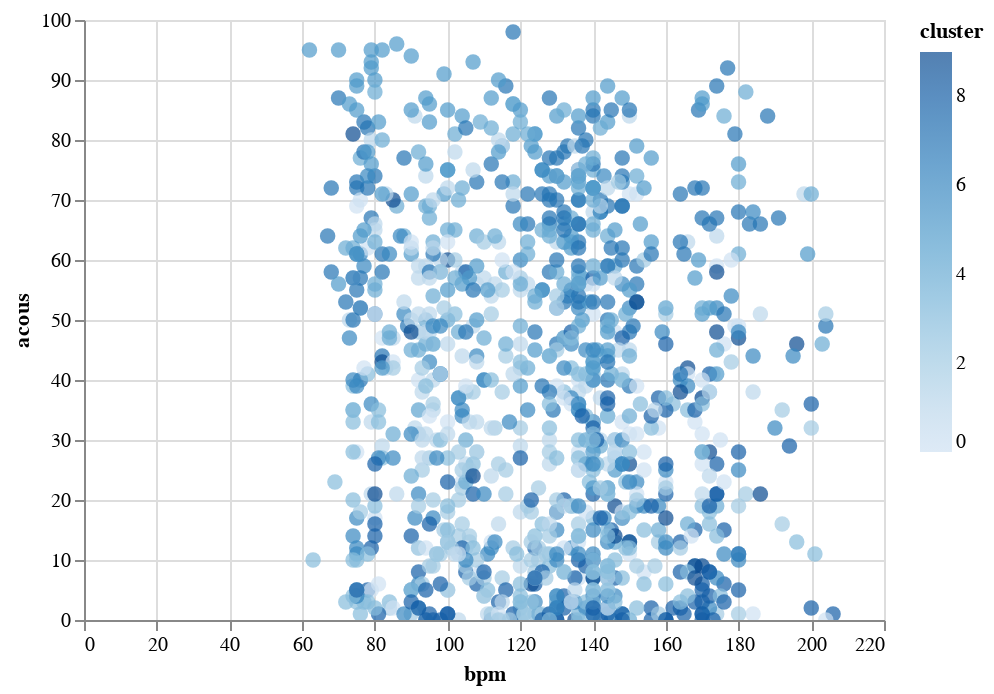

The notebook cell this image was saved under:
### Code cell
alt.Chart(df).mark_circle(size=60).encode(
    x='bpm',
    y='acous',
    color='cluster',
    tooltip=['genre', 'year', 'pop']
).interactive()

### Figure 1 — Vega-Lite specification as saved in the notebook (floating-point values rounded to 4 significant figures; data arrays with more than 128 entries replaced by an {"elided": "..."} marker saying what was removed)
{"config": {"view": {"continuousWidth": 400, "continuousHeight": 300}}, "data": {"name": "data-6c06e6c7ee0d6f0f595d2890146a762f"}, "mark": {"type": "circle", "size": 60}, "encoding": {"color": {"type": "quantitative", "field": "cluster"}, "tooltip": [{"type": "nominal", "field": "genre"}, {"type": "nominal", "field": "year"}, {"type": "quantitative", "field": "pop"}], "x": {"type": "quantitative", "field": "bpm"}, "y": {"type": "quantitative", "field": "acous"}}, "selection": {"selector001": {"type": "interval", "bind": "scales", "encodings": ["x", "y"]}}, "$schema": "https://vega.github.io/schema/vega-lite/v4.0.2.json", "datasets": {"data-6c06e6c7ee0d6f0f595d2890146a762f": {"elided": "1075 records"}}}
